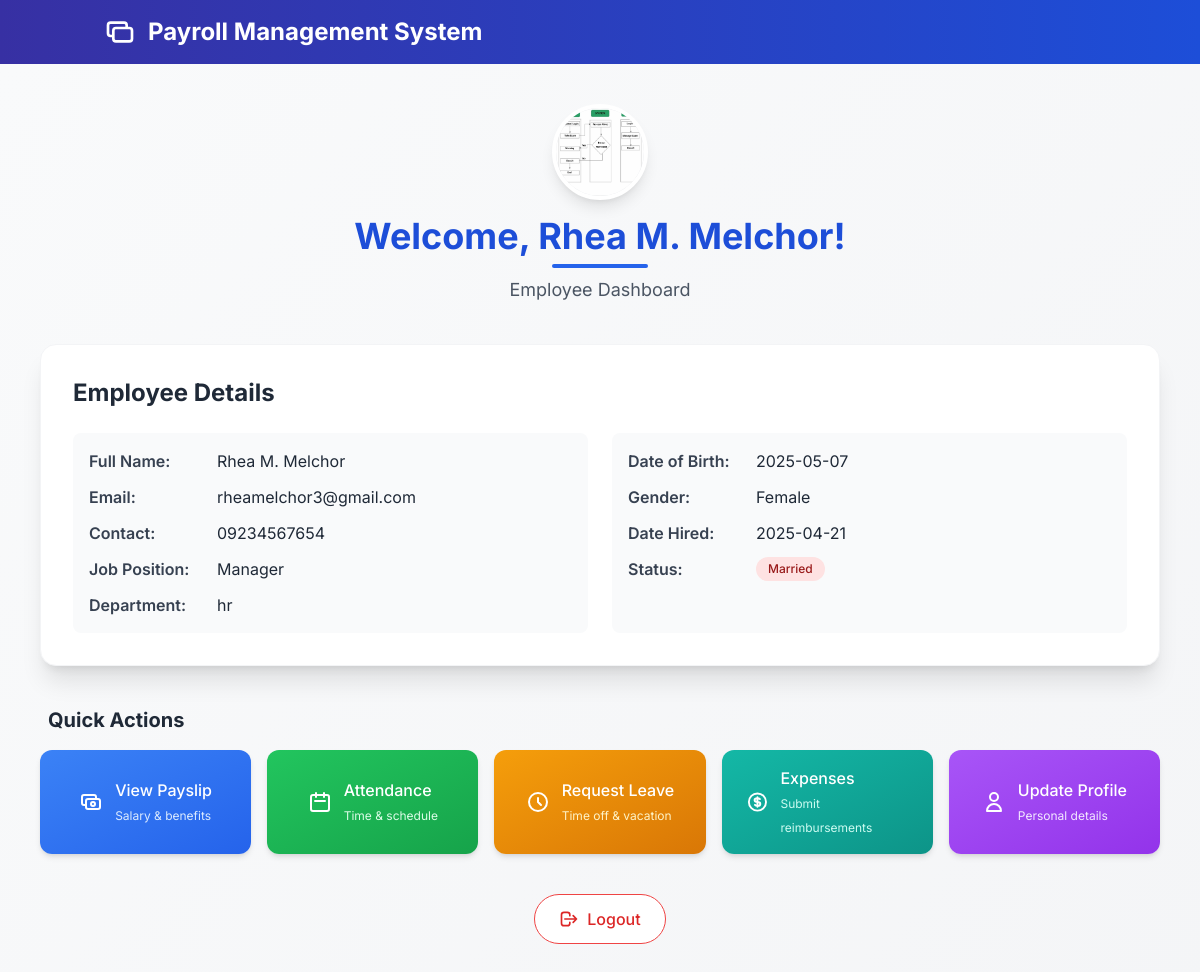
Page /dashboard.php (signed in) on the committed database.
### tables this page shows
CREATE TABLE `employees` (
  `id` int(11) NOT NULL,
  `full_name` varchar(255) NOT NULL,
  `dob` date NOT NULL,
  `gender` enum('Male','Female','Other') NOT NULL,
  `contact_number` varchar(20) NOT NULL,
  `email` varchar(255) NOT NULL,
  `home_address` text NOT NULL,
  `image` varchar(255) DEFAULT NULL,
  `job_position` varchar(255) NOT NULL,
  `department` varchar(255) NOT NULL,
  `employee_type` enum('Regular','Probationary','Contractual') NOT NULL,
  `date_hired` date NOT NULL,
  `work_schedule` varchar(255) NOT NULL,
  `sss_number` varchar(50) NOT NULL,
  `philhealth_number` varchar(50) NOT NULL,
  `pagibig_number` varchar(50) NOT NULL,
  `tin` varchar(50) NOT NULL,
  `status` enum('Single','Married','Widowed','Divorced') NOT NULL,
  `salary_type` enum('Fixed','Hourly','Commission') NOT NULL,
  `basic_salary` decimal(10,2) NOT NULL,
  `overtime_bonus` tinyint(1) DEFAULT 0,
  `emergency_name` varchar(255) NOT NULL,
  `emergency_relationship` varchar(100) NOT NULL,
  `emergency_contact` varchar(20) NOT NULL,
  `created_at` timestamp NOT NULL DEFAULT current_timestamp(),
  `password` varchar(255) NOT NULL
);

### dashboard.php (the view, shortened to what this page needs)
<?php
include 'config.php';
$user_id = $_SESSION['user_id'];
$sql = "SELECT * FROM employees WHERE id = ?";
$stmt = $conn->prepare($sql);
$stmt->bind_param("i", $user_id);
$stmt->execute();
$result = $stmt->get_result();
$employee = $result->fetch_assoc();
?>
<?php include 'components/header.php'; ?>
<main class="bg-gradient-to-br from-gray-50 to-gray-100 min-h-screen py-10">
    <div class="container mx-auto px-4 max-w-6xl">
        <div class="flex flex-col items-center mb-10">
            <div class="w-24 h-24 rounded-full overflow-hidden bg-gray-200 mb-4 border-4 border-white shadow-lg">
                <?php if (!empty($employee['image'])): ?>
                    <img src="uploads/<?php echo htmlspecialchars($employee['image']); ?>"
                        class="w-full h-full object-cover" alt="<?php echo htmlspecialchars($employee['full_name']); ?>">
                <?php endif; ?>
            </div>
            <h1 class="text-4xl font-bold text-blue-700 mb-2">Welcome,
                <?php echo htmlspecialchars($employee['full_name']); ?>!
            </h1>
            <div class="h-1 w-24 bg-blue-600 rounded-full mb-2"></div>
            <p class="text-gray-600 text-lg">Employee Dashboard</p>
        </div>
        <div
            class="bg-white shadow-xl rounded-2xl p-8 mb-10 border border-gray-100 hover:shadow-2xl transition-shadow duration-300">
            <div class="flex justify-between items-center mb-6">
                <h2 class="text-2xl font-bold text-gray-800">Employee Details</h2>
            </div>
            <div class="grid grid-cols-1 md:grid-cols-2 gap-6">
                <div class="space-y-3 bg-gray-50 p-4 rounded-lg">
                    <p class="flex items-center"><span class="font-semibold text-gray-700 w-32">Full Name:</span> <span
                            class="text-gray-800"><?php echo htmlspecialchars($employee['full_name']); ?></span></p>
                    <p class="flex items-center"><span class="font-semibold text-gray-700 w-32">Email:</span> <span
                            class="text-gray-800"><?php echo htmlspecialchars($employee['email']); ?></span></p>
                    <p class="flex items-center"><span class="font-semibold text-gray-700 w-32">Contact:</span> <span
                            class="text-gray-800"><?php echo htmlspecialchars($employee['contact_number']); ?></span>
                    </p>
                    <p class="flex items-center"><span class="font-semibold text-gray-700 w-32">Job Position:</span>
                        <span class="text-gray-800"><?php echo htmlspecialchars($employee['job_position']); ?></span>
                    </p>
                    <p class="flex items-center"><span class="font-semibold text-gray-700 w-32">Department:</span> <span
                            class="text-gray-800"><?php echo htmlspecialchars($employee['department']); ?></span></p>
                </div>
                <div class="space-y-3 bg-gray-50 p-4 rounded-lg">
                    <p class="flex items-center"><span class="font-semibold text-gray-700 w-32">Date of Birth:</span>
                        <span class="text-gray-800"><?php echo htmlspecialchars($employee['dob']); ?></span>
                    </p>
                    <p class="flex items-center"><span class="font-semibold text-gray-700 w-32">Gender:</span> <span
                            class="text-gray-800"><?php echo htmlspecialchars($employee['gender']); ?></span></p>
                    <p class="flex items-center"><span class="font-semibold text-gray-700 w-32">Date Hired:</span> <span
                            class="text-gray-800"><?php echo htmlspecialchars($employee['date_hired']); ?></span></p>
                    <p class="flex items-center"><span class="font-semibold text-gray-700 w-32">Status:</span>
                        <span
                            class="px-3 py-1 text-xs font-medium rounded-full <?php echo $employee['status'] === 'Active' ? 'bg-green-100 text-green-800' : 'bg-red-100 text-red-800'; ?>">
                            <?php echo htmlspecialchars($employee['status']); ?>
                        </span>
                    </p>
                </div>
            </div>
        </div>
        <h3 class="text-xl font-bold text-gray-800 mb-4 px-2">Quick Actions</h3>
        <div class="grid grid-cols-1 md:grid-cols-2 lg:grid-cols-5 gap-4 mb-10">
            <div class="group">
                <a href="payslip.php"
                    class="bg-gradient-to-br from-blue-500 to-blue-600 text-white px-6 py-4 rounded-xl shadow-md hover:shadow-lg transition duration-300 flex items-center justify-center h-full group-hover:-translate-y-1 transform group-hover:shadow-blue-200">
                    <div>
                        <span class="font-medium block">View Payslip</span>
                        <span class="text-xs text-blue-100">Salary & benefits</span>
                    </div>
                </a>
            </div>
            <div class="group">
                <a href="attendance.php"
                    class="bg-gradient-to-br from-green-500 to-green-600 text-white px-6 py-4 rounded-xl shadow-md hover:shadow-lg transition duration-300 flex items-center justify-center h-full group-hover:-translate-y-1 transform group-hover:shadow-green-200">
                    <svg xmlns="http://www.w3.org/2000/svg" class="h-6 w-6 mr-3" fill="none" viewBox="0 0 24 24"
                        stroke="currentColor">
                        <path stroke-linecap="round" stroke-linejoin="round" stroke-width="2"
                            d="M8 7V3m8 4V3m-9 8h10M5 21h14a2 2 0 002-2V7a2 2 0 00-2-2H5a2 2 0 00-2 2v12a2 2 0 002 2z" />
                    </svg>
                    <div>
                        <span class="font-medium block">Attendance</span>
                        <span class="text-xs text-green-100">Time & schedule</span>
                    </div>
                </a>
            </div>
            <div class="group">
                <a href="leave.php"
                    class="bg-gradient-to-br from-amber-500 to-amber-600 text-white px-6 py-4 rounded-xl shadow-md hover:shadow-lg transition duration-300 flex items-center justify-center h-full group-hover:-translate-y-1 transform group-hover:shadow-amber-200">
                    <svg xmlns="http://www.w3.org/2000/svg" class="h-6 w-6 mr-3" fill="none" viewBox="0 0 24 24"
                        stroke="currentColor">
                        <path stroke-linecap="round" stroke-linejoin="round" stroke-width="2"
                            d="M12 8v4l3 3m6-3a9 9 0 11-18 0 9 9 0 0118 0z" />
                    </svg>
                    <div>
                        <span class="font-medium block">Request Leave</span>
                        <span class="text-xs text-amber-100">Time off & vacation</span>
                    </div>
                </a>
            </div>
            <div class="group">
                <a href="expenses.php"
                    class="bg-gradient-to-br from-teal-500 to-teal-600 text-white px-6 py-4 rounded-xl shadow-md hover:shadow-lg transition duration-300 flex items-center justify-center h-full group-hover:-translate-y-1 transform group-hover:shadow-teal-200">
                    <div>
                        <span class="font-medium block">Expenses</span>
                        <span class="text-xs text-teal-100">Submit reimbursements</span>
                    </div>
                </a>
            </div>
            <div class="group">
                <a href="profile.php"
                    class="bg-gradient-to-br from-purple-500 to-purple-600 text-white px-6 py-4 rounded-xl shadow-md hover:shadow-lg transition duration-300 flex items-center justify-center h-full group-hover:-translate-y-1 transform group-hover:shadow-purple-200">
                    <svg xmlns="http://www.w3.org/2000/svg" class="h-6 w-6 mr-3" fill="none" viewBox="0 0 24 24"
                        stroke="currentColor">
                        <path stroke-linecap="round" stroke-linejoin="round" stroke-width="2"
                            d="M16 7a4 4 0 11-8 0 4 4 0 018 0zM12 14a7 7 0 00-7 7h14a7 7 0 00-7-7z" />
                    </svg>
                    <div>
                        <span class="font-medium block">Update Profile</span>
                        <span class="text-xs text-purple-100">Personal details</span>
                    </div>
                </a>
            </div>
        </div>
        <div class="flex justify-center">
            <a href="logout.php"
                class="group flex items-center bg-white border border-red-500 text-red-600 px-6 py-3 rounded-full hover:bg-red-600 hover:text-white transition-all duration-300">
                <span class="font-medium">Logout</span>
            </a>
        </div>
    </div>
</main>
<?php include 'components/footer.php'; ?>

### components/header.php (shortened to what this page needs)
<!DOCTYPE html>
<html lang="en">
<head>
    <script src="https://cdn.tailwindcss.com"></script>
    <link rel="stylesheet" href="https://cdnjs.cloudflare.com/ajax/libs/font-awesome/6.4.0/css/all.min.css">
    <link rel="stylesheet" href="https://cdn.jsdelivr.net/npm/sweetalert2@11/dist/sweetalert2.min.css">
</head>
<body class="bg-gray-50">
    <header class="bg-gradient-to-r from-indigo-800 to-blue-700 text-white shadow-lg">
        <div class="container mx-auto px-4">
            <div class="flex justify-between items-center py-4">
                <div class="flex items-center space-x-3">
                    <svg xmlns="http://www.w3.org/2000/svg" class="h-8 w-8 text-white" fill="none" viewBox="0 0 24 24"
                        stroke="currentColor">
                        <path stroke-linecap="round" stroke-linejoin="round" stroke-width="2"
                            d="M17 9V7a2 2 0 00-2-2H5a2 2 0 00-2 2v6a2 2 0 002 2h2m2 4h10a2 2 0 002-2v-6a2 2 0 00-2-2H9a2 2 0 00-2 2v6a2 2 0 002 2z" />
                    </svg>
                    <h1 class="text-2xl font-bold">Payroll Management System</h1>
                </div>
            </div>
        </div>
    </header>

### components/footer.php (shortened to what this page needs)
</body>
</html>

### components/header.php (style rules this page uses)
body { font-family: 'Inter', sans-serif; }

### rows in the picture
employees: image (picture), full_name "Rhea M. Melchor", email "rheamelchor3@gmail.com", contact_number "09234567654", job_position "Manager", department "hr", dob "2025-05-07", gender "Female", date_hired "2025-04-21", status "Married"
